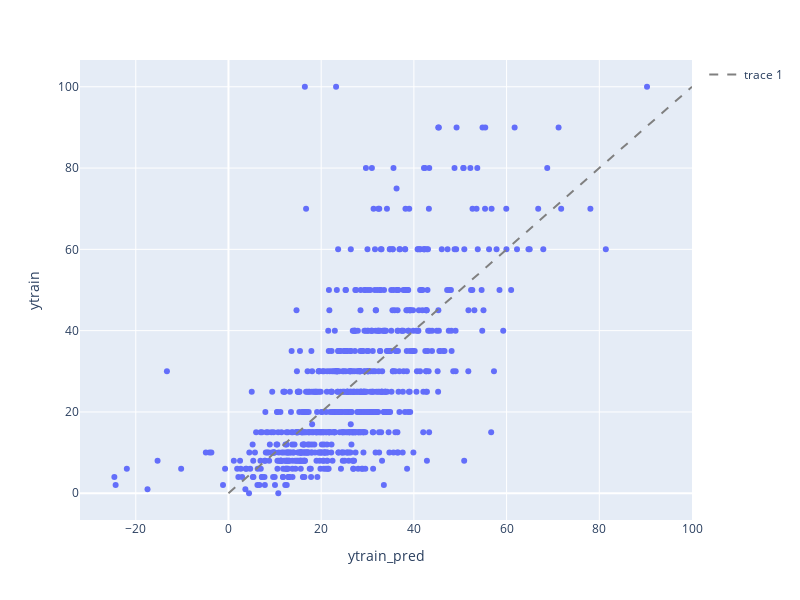

Write notebook code for a chart like this one.
### Code cell
fig = px.scatter(result_df, x = 'ytrain_pred', y = 'ytrain', width=WIDTH, height=HEIGHT, )
fig.add_scatter(x = [0,100], y = [0, 100], mode = 'lines', line = dict(color = 'grey', dash = 'dash'))

### Figure 1 — Plotly figure (JSON) as saved in the notebook; plotly's stock layout.template omitted (floating-point values rounded to 4 significant figures; data arrays with more than 128 entries replaced by an {"elided": "..."} marker saying what was removed)
{"data": [{"hovertemplate": "ytrain_pred=%{x}<br>ytrain=%{y}<extra></extra>", "legendgroup": "", "marker": {"color": "#636efa", "symbol": "circle"}, "mode": "markers", "name": "", "orientation": "v", "showlegend": false, "type": "scatter", "x": {"elided": "765 float values"}, "xaxis": "x", "y": {"elided": "765 int values"}, "yaxis": "y"}, {"line": {"color": "grey", "dash": "dash"}, "mode": "lines", "type": "scatter", "x": [0, 100], "y": [0, 100]}], "layout": {"height": 600, "legend": {"tracegroupgap": 0}, "margin": {"t": 60}, "width": 800, "xaxis": {"anchor": "y", "domain": [0, 1], "title": {"text": "ytrain_pred"}}, "yaxis": {"anchor": "x", "domain": [0, 1], "title": {"text": "ytrain"}}}}
